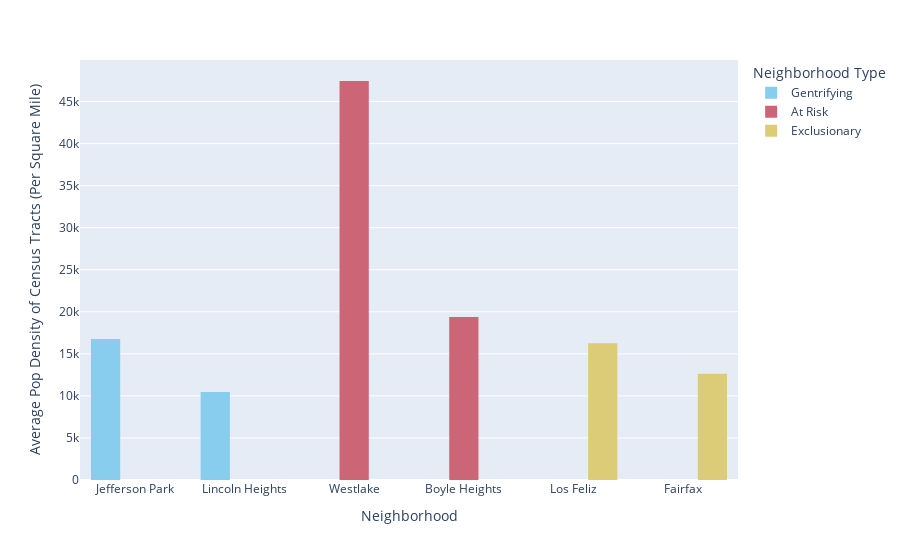

The notebook cell this image was saved under:
### Code cell
#created a bar chart that showed average population density, organized by neighbrohood type

fig = px.histogram(indicators, 
                   x="Neighborhood", 
                   y="Average Population Density (Per Square Mile)",
                   color='Neighborhood Type', 
                   barmode='group',
                   color_discrete_sequence=px.colors.qualitative.Safe,
                   category_orders={'Neighborhood Type': ['Gentrifying','At Risk', 'Exclusionary']},
                   height=400)

fig.update_traces(hovertemplate="<br>".join([
    "Neighborhood: %{x}",
    "Average Population Density (Per Square Mile): %{y:,.0f}",
]))

fig.update_yaxes(title="Average Pop Density of Census Tracts (Per Square Mile)")


fig.show()

### Figure 1 — Plotly figure (JSON) as saved in the notebook; plotly's stock layout.template omitted (floating-point values rounded to 4 significant figures)
{"data": [{"alignmentgroup": "True", "bingroup": "x", "histfunc": "sum", "hovertemplate": "Neighborhood: %{x}<br>Average Population Density (Per Square Mile): %{y:,.0f}", "legendgroup": "Gentrifying", "marker": {"color": "rgb(136, 204, 238)", "pattern": {"shape": ""}}, "name": "Gentrifying", "offsetgroup": "Gentrifying", "orientation": "v", "showlegend": true, "type": "histogram", "x": ["Jefferson Park", "Lincoln Heights"], "xaxis": "x", "y": [16770.0, 10470.0], "yaxis": "y"}, {"alignmentgroup": "True", "bingroup": "x", "histfunc": "sum", "hovertemplate": "Neighborhood: %{x}<br>Average Population Density (Per Square Mile): %{y:,.0f}", "legendgroup": "At Risk", "marker": {"color": "rgb(204, 102, 119)", "pattern": {"shape": ""}}, "name": "At Risk", "offsetgroup": "At Risk", "orientation": "v", "showlegend": true, "type": "histogram", "x": ["Westlake", "Boyle Heights"], "xaxis": "x", "y": [47440.0, 19370.0], "yaxis": "y"}, {"alignmentgroup": "True", "bingroup": "x", "histfunc": "sum", "hovertemplate": "Neighborhood: %{x}<br>Average Population Density (Per Square Mile): %{y:,.0f}", "legendgroup": "Exclusionary", "marker": {"color": "rgb(221, 204, 119)", "pattern": {"shape": ""}}, "name": "Exclusionary", "offsetgroup": "Exclusionary", "orientation": "v", "showlegend": true, "type": "histogram", "x": ["Los Feliz", "Fairfax"], "xaxis": "x", "y": [16270.0, 12630.0], "yaxis": "y"}], "layout": {"autosize": true, "barmode": "group", "legend": {"title": {"text": "Neighborhood Type"}, "tracegroupgap": 0}, "margin": {"t": 60}, "xaxis": {"anchor": "y", "autorange": true, "domain": [0, 1], "range": [-0.5, 5.5], "title": {"text": "Neighborhood"}, "type": "category"}, "yaxis": {"anchor": "x", "autorange": true, "domain": [0, 1], "range": [0, 49940.0], "title": {"text": "Average Pop Density of Census Tracts (Per Square Mile)"}, "type": "linear"}}}
